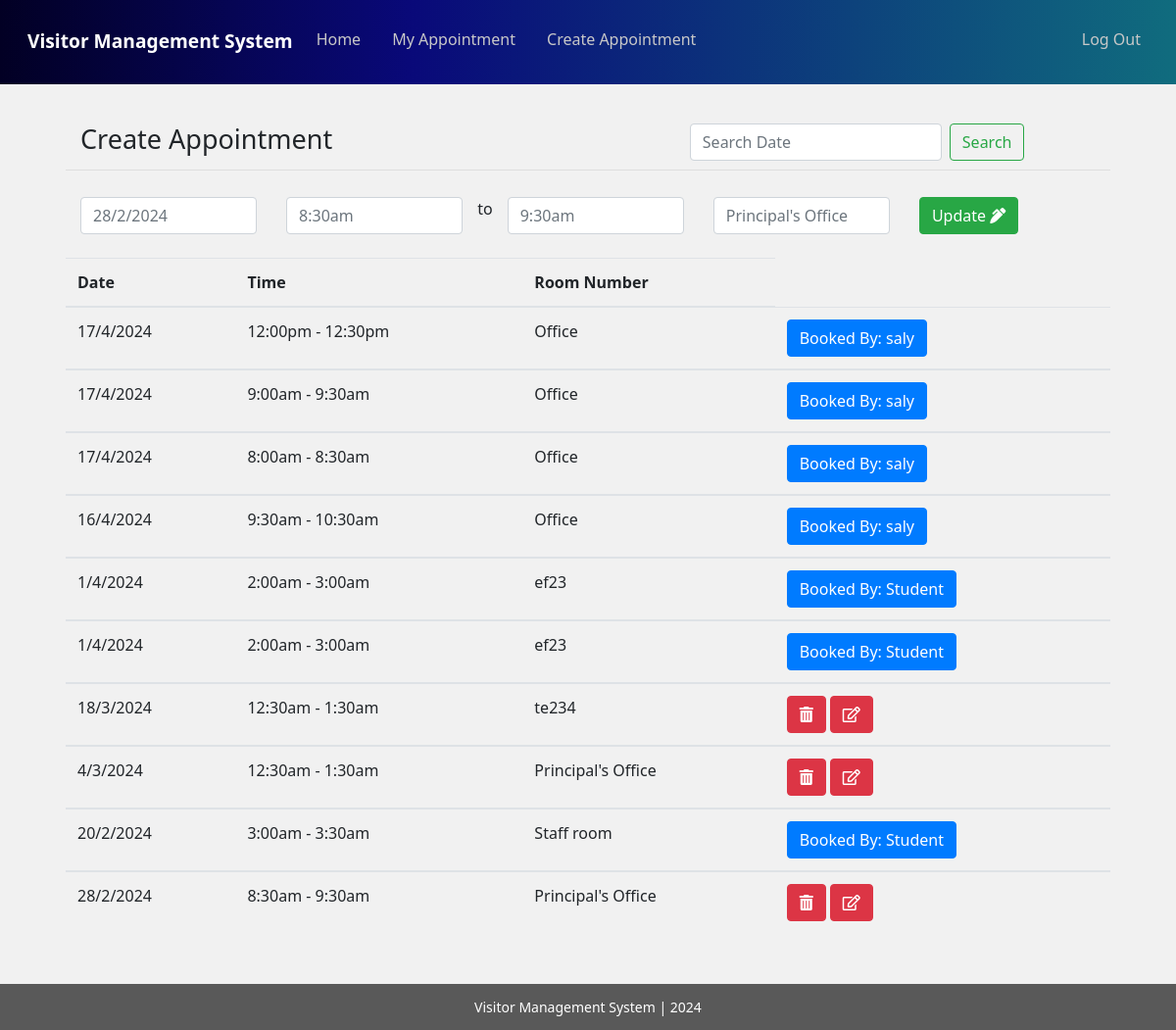
The page /teacher/create_appointment/update/30/ (signed in) on the database as committed earlier.
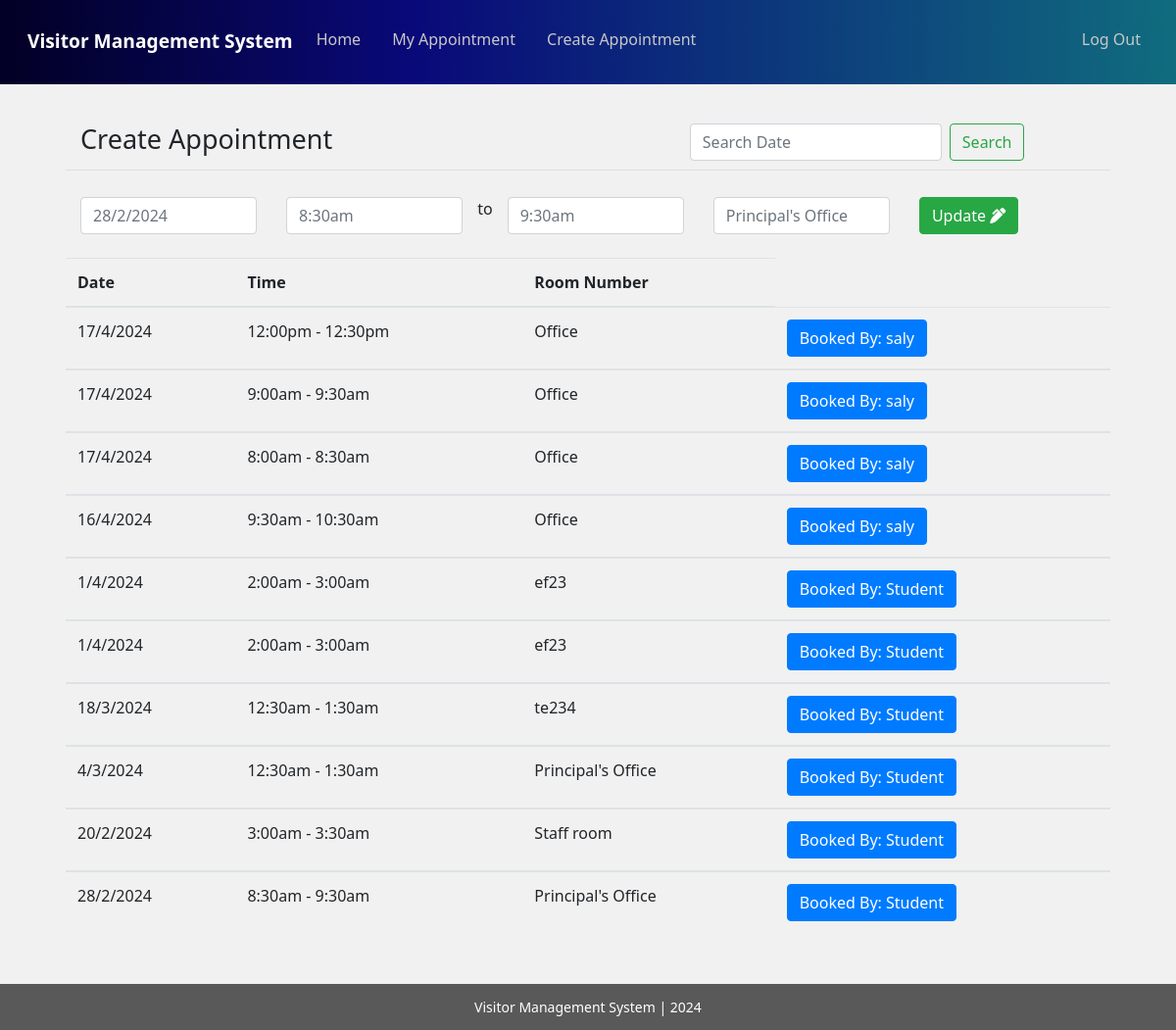
The same page on the database as committed later.
### teacher/models.py (models this page shows, shortened)
class Appointment(models.Model):
	user=models.ForeignKey(settings.AUTH_USER_MODEL,blank=True, null=True,on_delete=models.DO_NOTHING)
	date=models.CharField(max_length=50)
	time_start=models.CharField(max_length=50)
	time_end=models.CharField(max_length=50)
	room_number=models.CharField(max_length=50)
	appointment_with=models.CharField(max_length=50,blank=True)
	update_time=models.DateField(auto_now=True, auto_now_add=False)
	frist_time=models.DateField(auto_now=False, auto_now_add=True)
	status=models.CharField(max_length=10, null=True)
	cancel_reason=models.TextField(blank=True)

### teacher/views.py (the view)
# urls.py: path('create_appointment/update/<int:id>/', teacher_appointment_update,name='teacher_appointment_update'),
def teacher_appointment_update(request,id):
	logger.info('update teacher')
	group_name=Group.objects.all().filter(user = request.user)# get logget user grouped name
	group_name=str(group_name[0]) # convert to string
	if "Teacher" == group_name:
		user_name=request.user.get_username()#Getting Username
		appointment_list = Appointment.objects.all().order_by("-id").filter(user=request.user)
		q=request.GET.get("q") #search start
		if q:
			appointment_list=appointment_list.filter(date__icontains=q)
		else:
			appointment_list = appointment_list #search end
		single_appointment=ingle_appointment= Appointment.objects.get(id=id)
		form = AppointmentForm(request.POST or None, instance=single_appointment)
		if form.is_valid():
			saving=form.save(commit=False)
			saving.user=request.user
			saving.save()
			messages.success(request, 'Post Created Sucessfully')
			return redirect('http://127.0.0.1:8000/teacher/create_appointment/')
		appointments= {
		    "query": appointment_list,
		    "user_name":user_name,
		    "form":form,
		}
		return render(request, 'teacher_appointment_update.html', appointments )
	else:
		return redirect('http://127.0.0.1:8000/')

### teacher/forms.py
class AppointmentForm(forms.ModelForm):
	class Meta:
		model=Appointment
		fields=[
		    "date",
		    "time_start",
		    "time_end",
		    "room_number",
		    "appointment_with",
			"status"
		]

### templates/teacher_appointment_update.html (shortened to what the changed rows need)
{% extends 'common_teacher.html' %}
{% block common_teacher %}
   <div class="student">
           <div class="container">
          <div class="row min-height">
              <div class="col-sm-12">
                          <form method="POST" action="">{% csrf_token %}
                               <div class="row" id="datepairExample">
                                  <div class="col">
                                    <input type="text" class="form-control date start"  name="{{form.date.name}}" required id="id_{{form.date.name}}" placeholder="{{form.date.value}}">
                                  </div>
                                  <div class="col">
                                    <input type="text" class="form-control time start" name="{{form.time_start.name}}" required id="id_{{form.time_start.name}}" required placeholder="{{form.time_start.value}}">
                                  </div> to
                                  <div class="col">
                                    <input type="text" class="form-control time end" name="{{form.time_end.name}}" required id="id_{{form.time_end.name}}" required placeholder="{{form.time_end.value}}">
                                  </div>
                                  <div class="col">
                                    <input type="text" class="form-control" name="{{form.room_number.name}}" required id="id_{{form.room_number.name}}" required placeholder="{{form.room_number.value}}">
                                  </div>
                                </div>
                             </form>
                             <br>
      </div>
                             <table class="table">
                                       <thead>
                                        <tr>
                                          <th scope="col">Date</th>
                                          <th scope="col">Time</th>
                                          <th scope="col">Room Number</th>
                                        </tr>
                                      </thead>{% for appoint in query %}
                                      {% if appoint.appointment_with != '' %}
                                      <tbody>
                                        <tr>
                                          <td>{{appoint.date}}</td>
                                          <td>{{appoint.time_start}} - {{appoint.time_end}}</td>
                                          <td>{{appoint.room_number}}</td>
                                          <td><button title="Already booked, Not editable" type="button" class="btn btn-primary">Booked By: {{appoint.appointment_with}}</button></td>
                                        </tr>
                                      </tbody>{% endif %}
                                      {% if appoint.appointment_with == '' %}
                                      <tbody>
                                        <tr>
                                          <td>{{appoint.date}}</td>
                                          <td>{{appoint.time_start}} - {{appoint.time_end}}</td>
                                          <td>{{appoint.room_number}}</td>
                                          <td><a href='{% url "appointment_delete" id=appoint.id %}'><button type="submit" class="btn btn-danger"><i class="fas fa-trash-alt"></i></button></a> <a href='{% url "teacher_appointment_update" id=appoint.id %}'><button type="submit" class="btn btn-danger"><i class="far fa-edit"></i></button></a></td>
                                        </tr>
                                      </tbody>{% endif %}
                                      {% endfor %}
                              </table>
              </div>
          </div>
      </div>
{% endblock common_teacher %}

Rows that differ between the two databases and show on the page:
changed Appointment (number 1 of 10 on the later page): appointment_with (not shown) → "Student"
changed Appointment "te234": appointment_with (not shown) → "Student"
changed Appointment (number 9 of 10 on the later page): appointment_with (not shown) → "Student"
